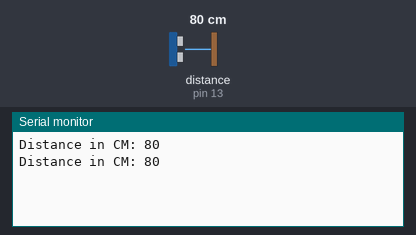
The sketch below on a simulated Arduino Uno, built with avr-gcc and run on an emulated ATmega328P. Parts: the last lines printed to the serial monitor. The test bench sets the inputs (shaded band); at power-on: distance to the obstacle (sensor on pin 13) 80 cm. The echo pulse lasts 58.3 µs per cm.

Above: at 1.8 s.
1.9 s: distance to the obstacle (sensor on pin 13) set to 2 cm
At 2.8 s:
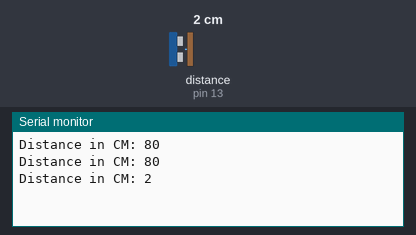
3.4 s: distance to the obstacle (sensor on pin 13) set to 4 cm
At 4.8 s:
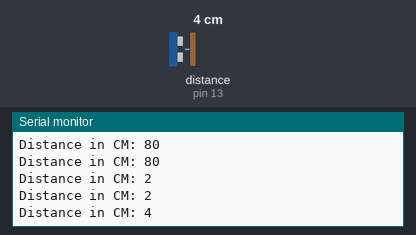
Timing chart, 0 to 6.4 s (numbered marks = the images above; inputs shaded):
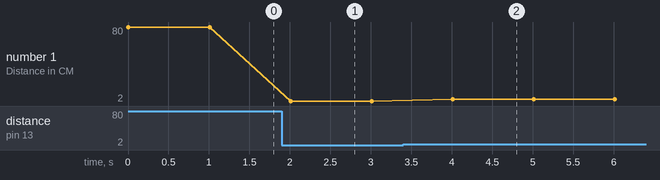

The sketch:

Exemplo_Sensor_Ultrassonico.ino
```cpp
// Inclusão da biblioteca do sensor
// Essa biblioteca não vem por padrão com o arduino e
// precisa ser instalada pelo gerenciador de bibliotecas
#include <Ultrasonic.h>

// Inicializa o objeto do sensor ultrasônico
// Usando as portas 12 e 13 para trigger e echo
Ultrasonic ultrasonic(12, 13);

void setup() {
  // Inicializa a porta Serial
  Serial.begin(9600);
}

void loop() {
  // Lê o valor do sensor
  int distancia = ultrasonic.distanceRead();

  // Escreve o valor da distância no painel Serial
  Serial.print("Distance in CM: ");
  Serial.println(distancia);

  delay(1000);
}
```

Measured:
- after the input at 1.9 s, the serial monitor: prints a new line after 0.11 s (image 1)
- after the input at 3.4 s, the serial monitor: prints a new line after 0.61 s (image 2)
- plotted number 1: 80 → 2 after the input at 1.9 s, 2 → 4 after the input at 3.4 s
